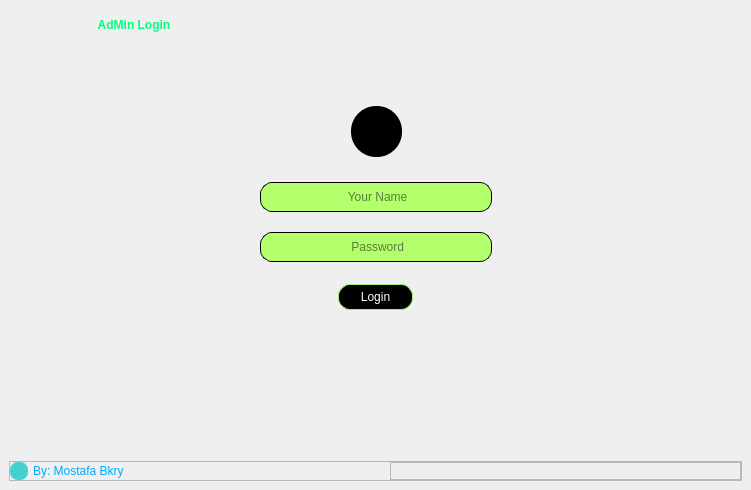
<?xml version="1.0" encoding="UTF-8"?>
<ui version="4.0">
 <class>MainWindow</class>
 <widget class="QMainWindow" name="MainWindow">
  <property name="geometry">
   <rect>
    <x>0</x>
    <y>0</y>
    <width>751</width>
    <height>490</height>
   </rect>
  </property>
  <property name="windowTitle">
   <string>MainWindow</string>
  </property>
  <widget class="QWidget" name="centralwidget">
   <property name="styleSheet">
    <string notr="true">background-repeat: no-repeat;
background-position: center;
background-image: url(photos/1.jpg);</string>
   </property>
   <layout class="QVBoxLayout" name="verticalLayout">
    <item>
     <widget class="QFrame" name="frame">
      <property name="styleSheet">
       <string notr="true">background:none;
</string>
      </property>
      <property name="frameShape">
       <enum>QFrame::NoFrame</enum>
      </property>
      <property name="frameShadow">
       <enum>QFrame::Raised</enum>
      </property>
      <layout class="QHBoxLayout" name="H_Layout">
       <item alignment="Qt::AlignTop">
        <widget class="QFrame" name="frame_lable">
         <property name="frameShape">
          <enum>QFrame::NoFrame</enum>
         </property>
         <property name="frameShadow">
          <enum>QFrame::Raised</enum>
         </property>
         <layout class="QVBoxLayout" name="verticalLayout_2">
          <property name="spacing">
           <number>3</number>
          </property>
          <property name="leftMargin">
           <number>5</number>
          </property>
          <property name="topMargin">
           <number>0</number>
          </property>
          <property name="rightMargin">
           <number>0</number>
          </property>
          <property name="bottomMargin">
           <number>0</number>
          </property>
          <item>
           <widget class="QLabel" name="label_2">
            <property name="maximumSize">
             <size>
              <width>300</width>
              <height>16777215</height>
             </size>
            </property>
            <property name="styleSheet">
             <string notr="true">font: 26pt &quot;Papyrus&quot;;
color: rgb(255, 253, 180);
color: rgb(0, 255, 127);
</string>
            </property>
            <property name="text">
             <string>&lt;html&gt;&lt;head/&gt;&lt;body&gt;&lt;p align=&quot;center&quot;&gt;&lt;span style=&quot; font-weight:600;&quot;&gt;AdMin Login&lt;/span&gt;&lt;/p&gt;&lt;/body&gt;&lt;/html&gt;</string>
            </property>
            <property name="scaledContents">
             <bool>false</bool>
            </property>
            <property name="alignment">
             <set>Qt::AlignCenter</set>
            </property>
           </widget>
          </item>
          <item>
           <widget class="QLabel" name="label">
            <property name="text">
             <string/>
            </property>
            <property name="alignment">
             <set>Qt::AlignCenter</set>
            </property>
           </widget>
          </item>
         </layout>
        </widget>
       </item>
       <item>
        <widget class="QFrame" name="frame_info">
         <property name="maximumSize">
          <size>
           <width>250</width>
           <height>400</height>
          </size>
         </property>
         <property name="frameShape">
          <enum>QFrame::NoFrame</enum>
         </property>
         <property name="frameShadow">
          <enum>QFrame::Raised</enum>
         </property>
         <layout class="QVBoxLayout" name="verticalLayout_3">
          <property name="spacing">
           <number>20</number>
          </property>
          <property name="topMargin">
           <number>65</number>
          </property>
          <property name="bottomMargin">
           <number>120</number>
          </property>
          <item>
           <widget class="QFrame" name="frame_icon">
            <property name="maximumSize">
             <size>
              <width>16777215</width>
              <height>65</height>
             </size>
            </property>
            <property name="frameShape">
             <enum>QFrame::NoFrame</enum>
            </property>
            <property name="frameShadow">
             <enum>QFrame::Raised</enum>
            </property>
            <layout class="QHBoxLayout" name="horizontalLayout_2">
             <item>
              <widget class="QFrame" name="frame_4">
               <property name="frameShape">
                <enum>QFrame::NoFrame</enum>
               </property>
               <property name="frameShadow">
                <enum>QFrame::Raised</enum>
               </property>
              </widget>
             </item>
             <item>
              <widget class="QToolButton" name="toolB1">
               <property name="minimumSize">
                <size>
                 <width>0</width>
                 <height>51</height>
                </size>
               </property>
               <property name="maximumSize">
                <size>
                 <width>51</width>
                 <height>51</height>
                </size>
               </property>
               <property name="styleSheet">
                <string notr="true">border-radius:25px;
background-color: rgb(0, 0, 0);</string>
               </property>
               <property name="text">
                <string/>
               </property>
               <property name="icon">
                <iconset>
                 <normaloff>Photos/Person.ico</normaloff>Photos/Person.ico</iconset>
               </property>
               <property name="iconSize">
                <size>
                 <width>150</width>
                 <height>176</height>
                </size>
               </property>
              </widget>
             </item>
             <item>
              <widget class="QFrame" name="frame_6">
               <property name="frameShape">
                <enum>QFrame::NoFrame</enum>
               </property>
               <property name="frameShadow">
                <enum>QFrame::Raised</enum>
               </property>
              </widget>
             </item>
            </layout>
           </widget>
          </item>
          <item>
           <widget class="QLineEdit" name="ale1">
            <property name="maximumSize">
             <size>
              <width>16777215</width>
              <height>30</height>
             </size>
            </property>
            <property name="layoutDirection">
             <enum>Qt::LeftToRight</enum>
            </property>
            <property name="autoFillBackground">
             <bool>false</bool>
            </property>
            <property name="styleSheet">
             <string notr="true">QLineEdit
{
border-radius:12px;
background-color: rgb(179, 255, 108);
border:1px solid black;
}

QLineEdit:hover 
{
background:solid #e3e3e3;
border:1px solid blue;
}


</string>
            </property>
            <property name="inputMethodHints">
             <set>Qt::ImhNone</set>
            </property>
            <property name="frame">
             <bool>true</bool>
            </property>
            <property name="alignment">
             <set>Qt::AlignCenter</set>
            </property>
            <property name="placeholderText">
             <string> Your Name</string>
            </property>
            <property name="clearButtonEnabled">
             <bool>false</bool>
            </property>
           </widget>
          </item>
          <item>
           <widget class="QLineEdit" name="ale2">
            <property name="maximumSize">
             <size>
              <width>16777215</width>
              <height>30</height>
             </size>
            </property>
            <property name="autoFillBackground">
             <bool>false</bool>
            </property>
            <property name="styleSheet">
             <string notr="true">QLineEdit
{
border-radius:12px;
background-color: rgb(179, 255, 108);
border:1px solid black;
}

QLineEdit:hover 
{
background:solid #e3e3e3;
border:1px solid blue;
}


</string>
            </property>
            <property name="inputMethodHints">
             <set>Qt::ImhHiddenText|Qt::ImhNoAutoUppercase|Qt::ImhNoPredictiveText|Qt::ImhSensitiveData</set>
            </property>
            <property name="frame">
             <bool>true</bool>
            </property>
            <property name="echoMode">
             <enum>QLineEdit::Password</enum>
            </property>
            <property name="alignment">
             <set>Qt::AlignCenter</set>
            </property>
            <property name="placeholderText">
             <string> Password</string>
            </property>
            <property name="clearButtonEnabled">
             <bool>false</bool>
            </property>
           </widget>
          </item>
          <item alignment="Qt::AlignHCenter|Qt::AlignVCenter">
           <widget class="QFrame" name="frame_B1">
            <property name="frameShape">
             <enum>QFrame::NoFrame</enum>
            </property>
            <property name="frameShadow">
             <enum>QFrame::Raised</enum>
            </property>
            <layout class="QHBoxLayout" name="horizontalLayout_3">
             <property name="spacing">
              <number>0</number>
             </property>
             <property name="leftMargin">
              <number>0</number>
             </property>
             <property name="topMargin">
              <number>0</number>
             </property>
             <property name="rightMargin">
              <number>0</number>
             </property>
             <property name="bottomMargin">
              <number>0</number>
             </property>
             <item>
              <widget class="QFrame" name="frame_7">
               <property name="frameShape">
                <enum>QFrame::NoFrame</enum>
               </property>
               <property name="frameShadow">
                <enum>QFrame::Raised</enum>
               </property>
              </widget>
             </item>
             <item>
              <widget class="QPushButton" name="B1">
               <property name="minimumSize">
                <size>
                 <width>75</width>
                 <height>26</height>
                </size>
               </property>
               <property name="contextMenuPolicy">
                <enum>Qt::ActionsContextMenu</enum>
               </property>
               <property name="autoFillBackground">
                <bool>false</bool>
               </property>
               <property name="styleSheet">
                <string notr="true">QPushButton
{
font: 11pt &quot;MS Shell Dlg 2&quot;;
color:#ffffff;
background:solid black;
border-radius:12px;
border:1px solid #a2f077;
}

QPushButton:hover
{
color:#000000;
border-radius:12px;
border:2px #00ffff;
background:#ececec;
border:2px solid #000000;
}

</string>
               </property>
               <property name="text">
                <string>Login</string>
               </property>
               <property name="flat">
                <bool>false</bool>
               </property>
              </widget>
             </item>
             <item>
              <widget class="QFrame" name="frame_8">
               <property name="frameShape">
                <enum>QFrame::NoFrame</enum>
               </property>
               <property name="frameShadow">
                <enum>QFrame::Raised</enum>
               </property>
              </widget>
             </item>
            </layout>
           </widget>
          </item>
         </layout>
        </widget>
       </item>
       <item>
        <widget class="QFrame" name="frame_empty">
         <property name="frameShape">
          <enum>QFrame::NoFrame</enum>
         </property>
         <property name="frameShadow">
          <enum>QFrame::Raised</enum>
         </property>
        </widget>
       </item>
      </layout>
     </widget>
    </item>
    <item>
     <widget class="QFrame" name="frame_2">
      <property name="maximumSize">
       <size>
        <width>16777215</width>
        <height>20</height>
       </size>
      </property>
      <property name="styleSheet">
       <string notr="true">background:none;</string>
      </property>
      <property name="frameShape">
       <enum>QFrame::StyledPanel</enum>
      </property>
      <property name="frameShadow">
       <enum>QFrame::Raised</enum>
      </property>
      <layout class="QHBoxLayout" name="horizontalLayout_4">
       <property name="spacing">
        <number>5</number>
       </property>
       <property name="leftMargin">
        <number>0</number>
       </property>
       <property name="topMargin">
        <number>0</number>
       </property>
       <property name="rightMargin">
        <number>0</number>
       </property>
       <property name="bottomMargin">
        <number>0</number>
       </property>
       <item>
        <widget class="QToolButton" name="toolB2">
         <property name="maximumSize">
          <size>
           <width>18</width>
           <height>18</height>
          </size>
         </property>
         <property name="styleSheet">
          <string notr="true">background:solid rgb(69, 208, 208);
border-radius:8px;
</string>
         </property>
         <property name="text">
          <string/>
         </property>
         <property name="icon">
          <iconset>
           <normaloff>Photos/Me.jpg</normaloff>Photos/Me.jpg</iconset>
         </property>
         <property name="iconSize">
          <size>
           <width>30</width>
           <height>16</height>
          </size>
         </property>
        </widget>
       </item>
       <item>
        <widget class="QLabel" name="label_3">
         <property name="maximumSize">
          <size>
           <width>16777206</width>
           <height>30</height>
          </size>
         </property>
         <property name="styleSheet">
          <string notr="true">color: rgb(0, 170, 255);
font: 75 11pt &quot;Segoe Script&quot;;</string>
         </property>
         <property name="text">
          <string>By: Mostafa Bkry</string>
         </property>
         <property name="alignment">
          <set>Qt::AlignLeading|Qt::AlignLeft|Qt::AlignVCenter</set>
         </property>
        </widget>
       </item>
       <item>
        <widget class="QFrame" name="frame_5">
         <property name="frameShape">
          <enum>QFrame::StyledPanel</enum>
         </property>
         <property name="frameShadow">
          <enum>QFrame::Raised</enum>
         </property>
        </widget>
       </item>
      </layout>
     </widget>
    </item>
   </layout>
  </widget>
 </widget>
 <resources/>
 <connections/>
</ui>
